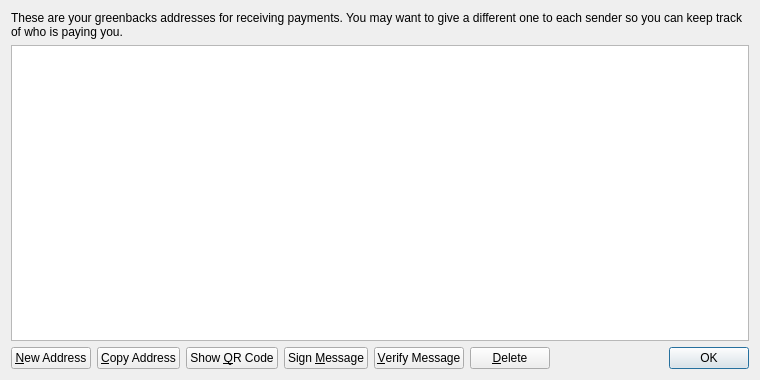
<?xml version="1.0" encoding="UTF-8"?>
<ui version="4.0">
 <class>AddressBookPage</class>
 <widget class="QWidget" name="AddressBookPage">
  <property name="geometry">
   <rect>
    <x>0</x>
    <y>0</y>
    <width>760</width>
    <height>380</height>
   </rect>
  </property>
  <property name="windowTitle">
   <string>Address Book</string>
  </property>
  <layout class="QVBoxLayout" name="verticalLayout">
   <item>
    <widget class="QLabel" name="labelExplanation">
     <property name="text">
      <string>These are your greenbacks addresses for receiving payments. You may want to give a different one to each sender so you can keep track of who is paying you.</string>
     </property>
     <property name="textFormat">
      <enum>Qt::PlainText</enum>
     </property>
     <property name="wordWrap">
      <bool>true</bool>
     </property>
    </widget>
   </item>
   <item>
    <widget class="QTableView" name="tableView">
     <property name="contextMenuPolicy">
      <enum>Qt::CustomContextMenu</enum>
     </property>
     <property name="toolTip">
      <string>Double-click to edit address or label</string>
     </property>
     <property name="tabKeyNavigation">
      <bool>false</bool>
     </property>
     <property name="alternatingRowColors">
      <bool>true</bool>
     </property>
     <property name="selectionMode">
      <enum>QAbstractItemView::SingleSelection</enum>
     </property>
     <property name="selectionBehavior">
      <enum>QAbstractItemView::SelectRows</enum>
     </property>
     <property name="sortingEnabled">
      <bool>true</bool>
     </property>
     <attribute name="verticalHeaderVisible">
      <bool>false</bool>
     </attribute>
    </widget>
   </item>
   <item>
    <layout class="QHBoxLayout" name="horizontalLayout">
     <item>
      <widget class="QPushButton" name="newAddressButton">
       <property name="toolTip">
        <string>Create a new address</string>
       </property>
       <property name="text">
        <string>&amp;New Address</string>
       </property>
       <property name="icon">
        <iconset resource="../bitcoin.qrc">
         <normaloff>:/icons/add</normaloff>:/icons/add</iconset>
       </property>
      </widget>
     </item>
     <item>
      <widget class="QPushButton" name="copyToClipboard">
       <property name="toolTip">
        <string>Copy the currently selected address to the system clipboard</string>
       </property>
       <property name="text">
        <string>&amp;Copy Address</string>
       </property>
       <property name="icon">
        <iconset resource="../bitcoin.qrc">
         <normaloff>:/icons/editcopy</normaloff>:/icons/editcopy</iconset>
       </property>
      </widget>
     </item>
     <item>
      <widget class="QPushButton" name="showQRCode">
       <property name="text">
        <string>Show &amp;QR Code</string>
       </property>
       <property name="icon">
        <iconset resource="../bitcoin.qrc">
         <normaloff>:/icons/qrcode</normaloff>:/icons/qrcode</iconset>
       </property>
      </widget>
     </item>
     <item>
      <widget class="QPushButton" name="signMessage">
       <property name="toolTip">
        <string>Sign a message to prove you own a greenbacks address</string>
       </property>
       <property name="text">
        <string>Sign &amp;Message</string>
       </property>
       <property name="icon">
        <iconset resource="../bitcoin.qrc">
         <normaloff>:/icons/edit</normaloff>:/icons/edit</iconset>
       </property>
      </widget>
     </item>
     <item>
      <widget class="QPushButton" name="verifyMessage">
       <property name="toolTip">
        <string>Verify a message to ensure it was signed with a specified greenbacks address</string>
       </property>
       <property name="text">
        <string>&amp;Verify Message</string>
       </property>
       <property name="icon">
        <iconset resource="../bitcoin.qrc">
         <normaloff>:/icons/transaction_0</normaloff>:/icons/transaction_0</iconset>
       </property>
      </widget>
     </item>
     <item>
      <widget class="QPushButton" name="deleteButton">
       <property name="toolTip">
        <string>Delete the currently selected address from the list</string>
       </property>
       <property name="text">
        <string>&amp;Delete</string>
       </property>
       <property name="icon">
        <iconset resource="../bitcoin.qrc">
         <normaloff>:/icons/remove</normaloff>:/icons/remove</iconset>
       </property>
      </widget>
     </item>
     <item>
      <spacer name="horizontalSpacer">
       <property name="orientation">
        <enum>Qt::Horizontal</enum>
       </property>
       <property name="sizeHint" stdset="0">
        <size>
         <width>40</width>
         <height>20</height>
        </size>
       </property>
      </spacer>
     </item>
     <item>
      <widget class="QDialogButtonBox" name="buttonBox">
       <property name="sizePolicy">
        <sizepolicy hsizetype="Maximum" vsizetype="Fixed">
         <horstretch>0</horstretch>
         <verstretch>0</verstretch>
        </sizepolicy>
       </property>
       <property name="standardButtons">
        <set>QDialogButtonBox::Ok</set>
       </property>
      </widget>
     </item>
    </layout>
   </item>
  </layout>
 </widget>
 <resources>
  <include location="../bitcoin.qrc"/>
 </resources>
 <connections/>
</ui>
